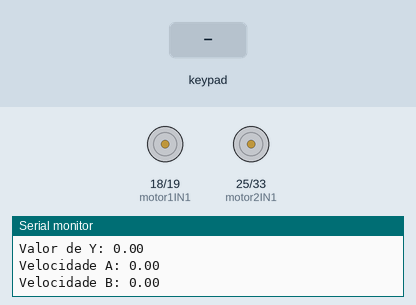
Bench run of a sketch on a simulated ESP32. Parts: motor-driver pin pairs drawn as motors (green arrow = first pin HIGH = forward, orange = second pin HIGH = backward, longer = more drive, scaled by the enable pin), the last lines printed to the serial monitor. The inputs (shaded band) are chosen by the test bench. Random numbers use the default seed unless the sketch sets one; the audio player accepts every command and is not drawn.

Above: at 1.7 s.
1.8 s: key 'U' pressed
At 2.09 s:
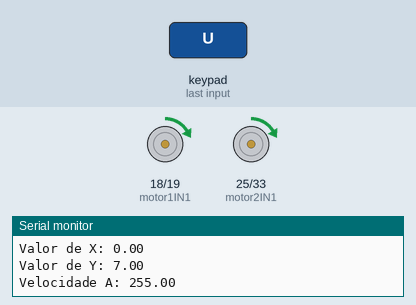
4.8 s: key 'D' pressed
At 5.07 s:
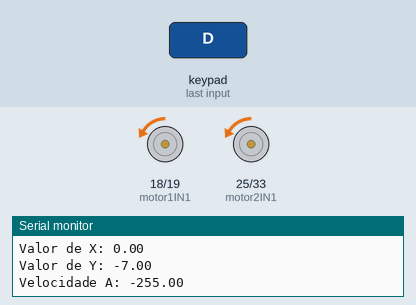
7.8 s: key 'L' pressed
At 8.15 s:
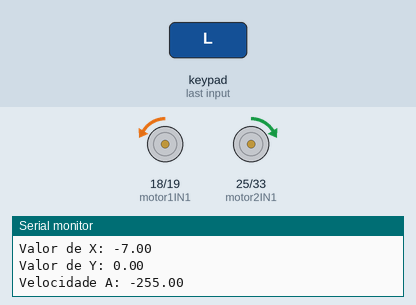
10.8 s: key 'R' pressed
At 11.13 s:
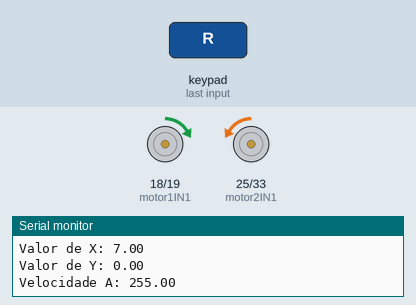
Timing chart, 0 to 13.8 s (numbered marks = the images above; inputs shaded):
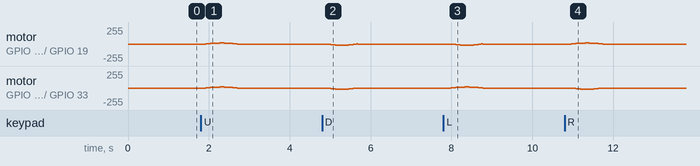

Measured:
- after the input at 1.8 s, motor on GPIO 18 (motor1IN1) / GPIO 19 (motor1IN2), motor on GPIO 25 (motor2IN1) / GPIO 33 (motor2IN2): stopped → forward 5/255 after 0.13 s, → forward 10/255 0.11 s later, → forward 15/255 0.11 s later, → forward 20/255 0.11 s later, … (8 changes in this stretch)

The sketch:

integracao_som-movimento.ino
```cpp
#include <DabbleESP32.h>
#define CUSTOM_SETTINGS
#define INCLUDE_GAMEPAD_MODULE
#include <DFRobotDFPlayerMini.h>
#include <HardwareSerial.h>

// Definição dos pinos dos motores
int motor1IN1 = 18;
int motor1IN2 = 19;
int motor1EN = 14;
int motor2IN1 = 25;
int motor2IN2 = 33;
int motor2EN = 32;

// Definição dos pinos da ESP32 para comunicação com o DFPlayer Mini
static const uint8_t PIN_MP3_TX = 26;
static const uint8_t PIN_MP3_RX = 27;
HardwareSerial mySerial(1);

// Cria uma instância do DFPlayer Mini
DFRobotDFPlayerMini player;

// Propriedades PWM
const int freq = 10000;
const int pwmChannelA = 0;
const int resolution = 8;
const int pwmChannelB = 1;

// Variaveis Joystick
float joystickX, joystickY;
int currentSpeedA = 0;
int currentSpeedB = 0;
const int step = 5;
const int delayTime = 30;

void setup() {
  Serial.begin(9600);
  Dabble.begin("RAI-BB8");

  // Configuração dos motores
  pinMode(motor1IN1, OUTPUT);
  pinMode(motor1IN2, OUTPUT);
  pinMode(motor1EN, OUTPUT);
  pinMode(motor2IN1, OUTPUT);
  pinMode(motor2IN2, OUTPUT);
  pinMode(motor2EN, OUTPUT);

  // configura o PWM
  ledcSetup(pwmChannelA, freq, resolution);
  ledcSetup(pwmChannelB, freq, resolution);

  ledcAttachPin(motor1EN, pwmChannelA);
  ledcAttachPin(motor2EN, pwmChannelB);

  // Configuração do DFPlayer
  mySerial.begin(9600, SERIAL_8N1, PIN_MP3_RX, PIN_MP3_TX);

  Serial.println("Inicializando DFPlayer...");

  if (player.begin(mySerial)) {
      Serial.println("DFPlayer Mini inicializado com sucesso!");

      player.volume(20);
      player.outputDevice(DFPLAYER_DEVICE_SD);

      player.playFolder(1, 1);
      Serial.println("Tocando música teste");
  } else {
      Serial.println("Falha ao inicializar DFPlayer Mini");
      while(true);
  }
}

void loop() {
  Dabble.processInput();

  // Controle de movimento
  joystickX = GamePad.getx_axis();
  joystickY = GamePad.gety_axis();
  float baseSpeed = map(joystickY, -7, 7, -255, 255);
  float turningSpeed = map(joystickX, -7, 7, -255, 255);
  Serial.print("Valor de X: ");
  Serial.println(joystickX);
  Serial.print("Valor de Y: ");
  Serial.println(joystickY);
  float targetSpeedA = baseSpeed + turningSpeed;
  float targetSpeedB = baseSpeed - turningSpeed;
  Serial.print("Velocidade A: ");
  Serial.println(targetSpeedA);
  Serial.print("Velocidade B: ");
  Serial.println(targetSpeedB);
  targetSpeedA = constrain(targetSpeedA, -255, 255);
  targetSpeedB = constrain(targetSpeedB, -255, 255);
  if (currentSpeedA < targetSpeedA)
      currentSpeedA = min(currentSpeedA + step, (int)targetSpeedA);
    else if (currentSpeedA > targetSpeedA)
      currentSpeedA = max(currentSpeedA - step, (int)targetSpeedA);

  if (currentSpeedB < targetSpeedB)
    currentSpeedB = min(currentSpeedB + step, (int)targetSpeedB);
    else if (currentSpeedB > targetSpeedB)
      currentSpeedB = max(currentSpeedB - step, (int)targetSpeedB);

  if (currentSpeedA >= 0) {
    digitalWrite(motor1IN1, HIGH);
    digitalWrite(motor1IN2, LOW);
    player.playFolder(2,1);
    Serial.println("Tocando musica 1 da pasta 2");
  }
  else {
    digitalWrite(motor1IN1, LOW);
    digitalWrite(motor1IN2, HIGH);
    player.playFolder(3,3);
    Serial.println("Tocando musica 3 da pasta 3");
  }
  ledcWrite(pwmChannelA, abs(currentSpeedA));
  if (currentSpeedB >= 0) {
      digitalWrite(motor2IN1, HIGH);
      digitalWrite(motor2IN2, LOW);
    } else {
      digitalWrite(motor2IN1, LOW);
      digitalWrite(motor2IN2, HIGH);
    }
    ledcWrite(pwmChannelB, abs(currentSpeedB));

  // Controle de som

  if (GamePad.isTrianglePressed()) {
      player.playFolder(4,1);
      Serial.println("Tocando musica 1 da pasta 4");
      delay(300);
  }

  if (GamePad.isCrossPressed()) {
      player.playFolder(1,1);
      Serial.println("Tocando musica 1 da pasta 1");
      delay(300);
  }

  if (GamePad.isCirclePressed()) {
      player.playFolder(3,1);
      Serial.println("Tocando musica 1 da pasta 3");
      delay(300);
  }

  if (GamePad.isSquarePressed()) {
      player.playFolder(3,2);
      Serial.println("Tocando musica 2 da pasta 3");
      delay(300);
  }

  delay(20);
}

void playRandomFromFolder(uint8_t folder) {
    uint8_t randomTrack = random(1, 11);

    Serial.print("Tocando música aleatória da pasta ");
    Serial.print(folder);
    Serial.print(", faixa ");
    Serial.println(randomTrack);

    player.playFolder(folder, randomTrack);
}
```
